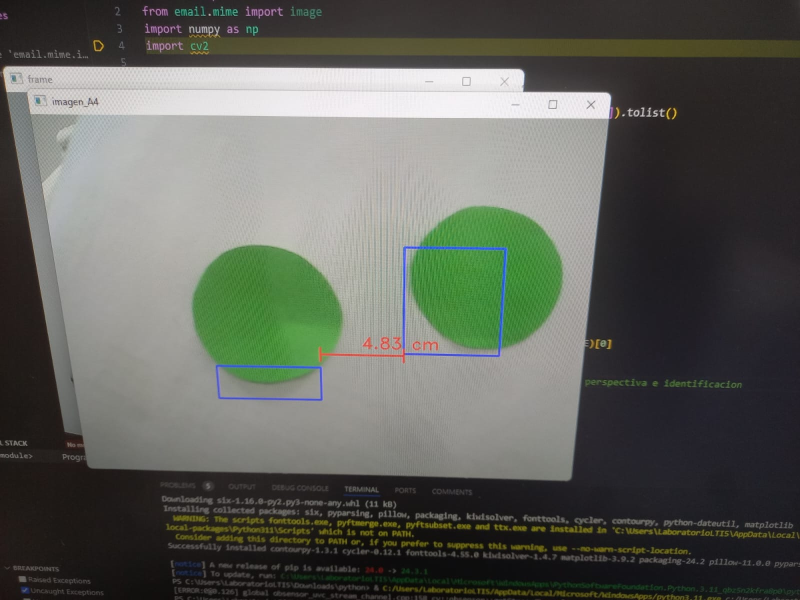
#> input picture Programas Practica 2/WhatsApp Image 2024-11-21 at 5.58.57 PM.jpeg, 1600 x 1200 px, given in place of the camera (shown at 1/2 size)
$ python Practica6.py
#> lines starting #> are read from the running program, lines starting #| are printed output that depends on the picture; after the words box and inside, x2 and y2 are one past the last pixel; in counts of white or black regions, pixels touching at a corner belong together
#> further down, frame is the input picture: shape (1200, 1600, 3); mean B, G, R 90.2, 97.6, 94.8
from ast import Not
from email.mime import image
import numpy as np
import cv2

def ordenar_puntos(puntos):
    n_puntos = np.concatenate([puntos[0], puntos[1], puntos[2], puntos[3]]).tolist()
    y_order = sorted(n_puntos, key=lambda n_puntos: n_puntos[1])

    x1_order = y_order[:2]
    x1_order = sorted(x1_order, key=lambda x1_order: x1_order[0])
    x2_order = y_order[2:4]
    x2_order = sorted(x2_order, key=lambda x2_order: x2_order[0])

    return [x1_order[0], x1_order[1], x2_order[0], x2_order[1]]

def roi(image, ancho, alto):
#> called with ancho = 720, alto = 509
    imagen_alineada = None
    gray = cv2.cvtColor(image, cv2.COLOR_BGR2GRAY)
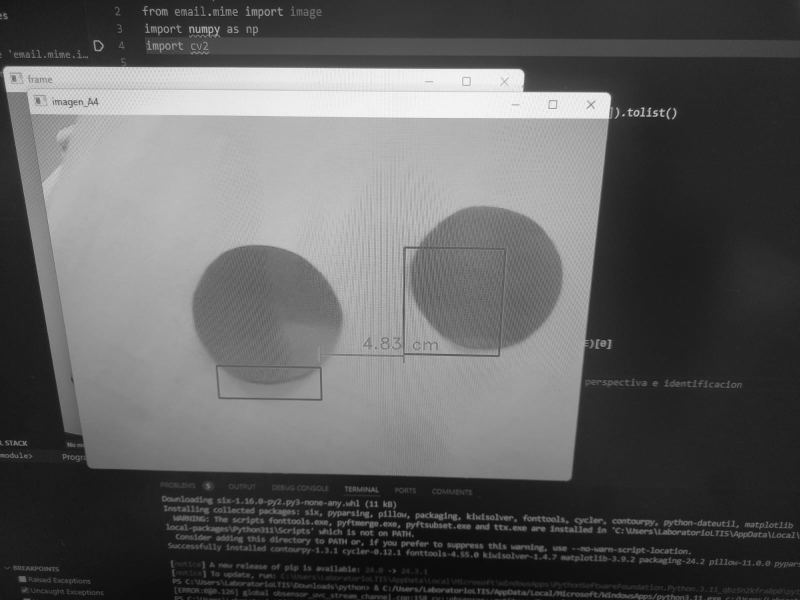
#> gray: shape (1200, 1600) (shown at 1/2 size); min 3, max 254, mean 95.9
    _, th = cv2.threshold(gray, 150, 255, cv2.THRESH_BINARY)
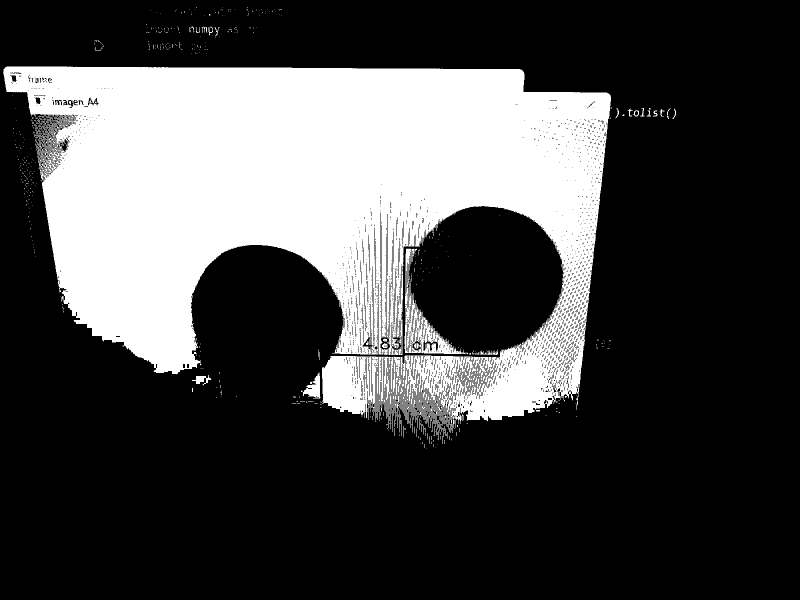
#> th: shape (1200, 1600) (shown at 1/2 size); 27.9% white; 655 white regions (612 under 20 px)
    #cv2.imshow('th',th)
    cnts = cv2.findContours(th, cv2.RETR_EXTERNAL, cv2.CHAIN_APPROX_SIMPLE)[0]
#> cnts = 636 contours, 617 with area under 20; largest, box (x1, y1, x2, y2) and area: (6, 133, 1222, 866) 522670, (644, 712, 756, 840) 10802, (809, 497, 930, 708) 6301, (606, 745, 641, 797) 814, (384, 750, 423, 771) 272
    cnts = sorted(cnts, key=cv2.contourArea, reverse=True)[:1]
#> cnts = 1 contour; box (x1, y1, x2, y2) and area: (6, 133, 1222, 866) 522670
    for c in cnts:
        epsilon = 0.01*cv2.arcLength(c,True) #aplica la transformación de perspectiva e identificacion
        approx = cv2.approxPolyDP(c,epsilon,True)

        if len(approx) == 4:
            puntos = ordenar_puntos(approx)
            pts1 = np.float32(puntos)
            pts2 = np.float32([[0,0], [ancho,0], [0,alto], [ancho,alto]])
            M = cv2.getPerspectiveTransform(pts1, pts2)
            imagen_alineada = cv2.warpPerspective(image, M, (ancho,alto))
#> this loop made 1 pass
#> epsilon on pass 1: 146.3
    return imagen_alineada

cap = cv2.VideoCapture(0)

while(True):
    ret, frame = cap.read()
    if ret == False: break
    imagen_A4 = roi(frame, ancho=720, alto=509)
    if imagen_A4 is not None:
        puntos = []
        imagenHSV = cv2.cvtColor(imagen_A4, cv2.COLOR_BGR2HSV)
        verdeBajo = np.array([36, 14, 0], np.uint8)
        verdeAlto = np.array([56, 120, 255], np.uint8)
        maskVerde = cv2.inRange(imagenHSV, verdeBajo, verdeAlto)
        #cv2.imshow('maskVerde',maskVerde)
        cnts = cv2.findContours(maskVerde, cv2.RETR_EXTERNAL, cv2.CHAIN_APPROX_SIMPLE)[0]
        cnts = sorted(cnts, key=cv2.contourArea, reverse=True)[:2]
        for c in cnts:
            x, y, w, h = cv2.boundingRect(c)
            cv2.rectangle(imagen_A4, (x, y), (x+w, y+h), (255, 0, 0), 2)
            puntos.append([x, y, w, h])

        if len(puntos) == 2:
            x1, y1, w1, h1 = puntos[0]
            x2, y2, w2, h2 = puntos[1]

            if x1 < x2:
                distancia_pixeles = abs(x2 - (x1+w1))
                distancia_cm = (distancia_pixeles*29.7)/720
                cv2.putText(imagen_A4, "{:.2f} cm".format(distancia_cm), (x1+w1+distancia_pixeles//2, y1-30), 2, 0.8, (0,0,255), 1, cv2.LINE_AA)
                cv2.line(imagen_A4,(x1+w1,y1-20),(x2, y1-20),(0, 0, 255),2)
                cv2.line(imagen_A4,(x1+w1,y1-30),(x1+w1, y1-10),(0, 0, 255),2)
                cv2.line(imagen_A4,(x2,y1-30),(x2, y1-10),(0, 0, 255),2)
            else:
                distancia_pixeles = abs(x1 - (x2+w2))
                distancia_cm = (distancia_pixeles*29.7)/720
                cv2.putText(imagen_A4, "{:.2f} cm".format(distancia_cm), (x2+w2+distancia_pixeles//2, y2-30), 2, 0.8, (0,0,255), 1, cv2.LINE_AA)
                cv2.line(imagen_A4,(x2+w2,y2-20),(x1, y2-20),(0, 0, 255),2)
                cv2.line(imagen_A4,(x2+w2,y2-30),(x2+w2, y2-10),(0, 0, 255),2)
                cv2.line(imagen_A4,(x1,y2-30),(x1, y2-10),(0, 0, 255),2)

        cv2.imshow('imagen_A4',imagen_A4)

    cv2.imshow('frame', frame)
    k = cv2.waitKey(1) & 0xFF
#> (key Esc is pressed here)
    if k == 27:
        break
cap.release()
cv2.destroyAllWindows()

$ run again, on Programas Practica 2/Programa1_Evidencia.jpeg
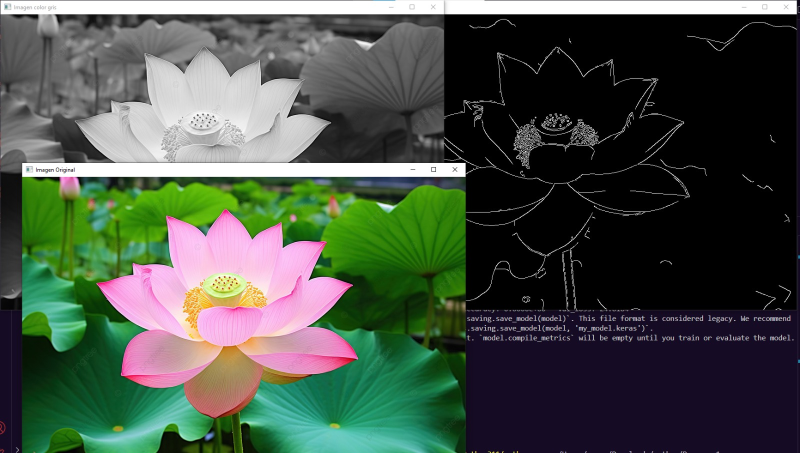
#> input picture Programas Practica 2/Programa1_Evidencia.jpeg, 1600 x 906 px, given in place of the camera (shown at 1/2 size)
#> frame is the input picture: shape (906, 1600, 3); mean B, G, R 70.5, 81.3, 71.1
#> in roi, `gray = cv2.cvtColor(image, cv2.COLOR_BGR2GRAY)`:
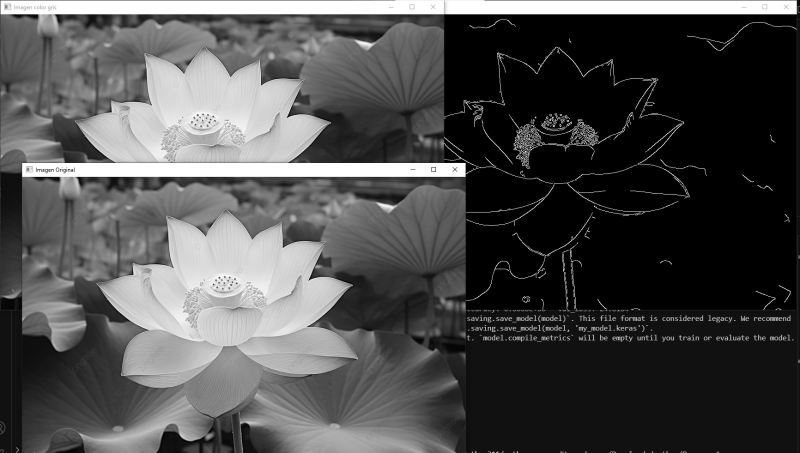
#> gray: shape (906, 1600) (shown at 1/2 size); min 0, max 255, mean 77
#> in roi, `_, th = cv2.threshold(gray, 150, 255, cv2.THRESH_BINARY)`:
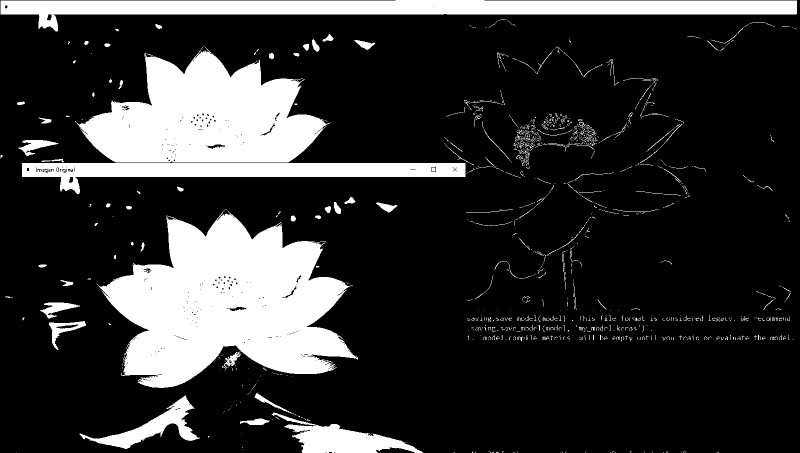
#> th: shape (906, 1600) (shown at 1/2 size); 19.8% white; 1209 white regions (1056 under 20 px)
#> in roi, `cnts = cv2.findContours(th, cv2.RETR_EXTERNAL, cv2.CHAIN_APPROX_SIMPLE..`: cnts = 1208 contours, 1159 with area under 20; largest, box (x1, y1, x2, y2) and area: (193, 418, 716, 776) 108940, (150, 93, 662, 325) 71528, (1, 0, 1594, 63) 44115, (44, 326, 931, 389) 24882, (543, 825, 847, 906) 9173
#> in roi, `cnts = sorted(cnts, key=cv2.contourArea, reverse=True)[:1]`: cnts = 1 contour; box (x1, y1, x2, y2) and area: (193, 418, 716, 776) 108940
#> the loop in roi, `for c in cnts:` made 1 pass
#> epsilon on pass 1: 27.87
